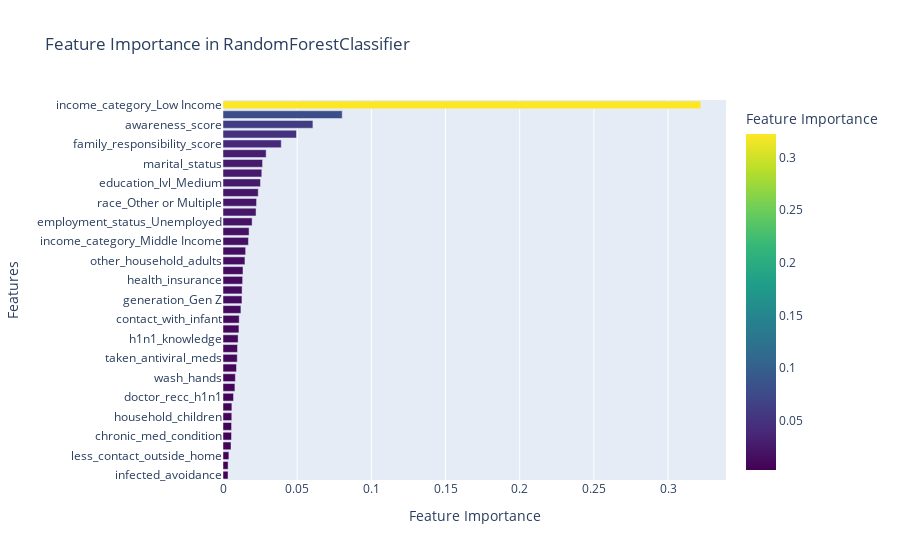

Notebook cell for this chart:
### Code cell
# Plot with Plotly
fig = px.bar(feature_importance_df, 
             x='Importance', 
             y='Feature', 
             orientation='h', 
             title="Feature Importance in RandomForestClassifier",
             labels={'Importance': 'Feature Importance', 'Feature': 'Features'},
             color='Importance', 
             color_continuous_scale='viridis')

fig.update_layout(yaxis={'categoryorder': 'total ascending'})  # Sort in descending order
fig.show()

### Figure 1 — Plotly figure (JSON) as saved in the notebook; plotly's stock layout.template omitted (floating-point values rounded to 4 significant figures)
{"data": [{"alignmentgroup": "True", "hovertemplate": "Feature Importance=%{marker.color}<br>Features=%{y}<extra></extra>", "legendgroup": "", "marker": {"color": [0.3221, 0.08037, 0.06061, 0.04954, 0.03927, 0.02908, 0.02667, 0.02615, 0.02526, 0.02376, 0.02262, 0.02228, 0.01963, 0.01758, 0.01716, 0.01527, 0.0148, 0.01349, 0.01323, 0.01287, 0.01277, 0.01208, 0.01092, 0.01075, 0.01019, 0.009783, 0.00961, 0.009092, 0.008332, 0.008025, 0.007084, 0.005987, 0.005913, 0.005775, 0.005733, 0.005409, 0.00396, 0.003445, 0.003398], "coloraxis": "coloraxis", "pattern": {"shape": ""}}, "name": "", "offsetgroup": "", "orientation": "h", "showlegend": false, "textposition": "auto", "type": "bar", "x": [0.3221, 0.08037, 0.06061, 0.04954, 0.03927, 0.02908, 0.02667, 0.02615, 0.02526, 0.02376, 0.02262, 0.02228, 0.01963, 0.01758, 0.01716, 0.01527, 0.0148, 0.01349, 0.01323, 0.01287, 0.01277, 0.01208, 0.01092, 0.01075, 0.01019, 0.009783, 0.00961, 0.009092, 0.008332, 0.008025, 0.007084, 0.005987, 0.005913, 0.005775, 0.005733, 0.005409, 0.00396, 0.003445, 0.003398], "xaxis": "x", "y": ["income_category_Low Income", "sex", "awareness_score", "medical_trust_score", "family_responsibility_score", "education_lvl_Low", "marital_status", "h1n1_concern_lvl", "education_lvl_Medium", "generation_Gen X", "race_Other or Multiple", "h1n1_vaccine_safety_concern", "employment_status_Unemployed", "employment_status_Not in Labor Force", "income_category_Middle Income", "h1n1_risk_perception", "other_household_adults", "Housing_situation", "health_insurance", "race_White", "generation_Gen Z", "generation_Silent Generation", "contact_with_infant", "less_large_gatherings", "h1n1_knowledge", "generation_Millenials", "taken_antiviral_meds", "vaccine_confidence", "wash_hands", "avoid_face_touching", "doctor_recc_h1n1", "h1n1_vaccine_effectiveness_op", "household_children", "health_worker", "chronic_med_condition", "race_Hispanic", "less_contact_outside_home", "bought_face_mask", "infected_avoidance"], "yaxis": "y"}], "layout": {"barmode": "relative", "coloraxis": {"colorbar": {"title": {"text": "Feature Importance"}}, "colorscale": [[0, "#440154"], [0.1111, "#482878"], [0.2222, "#3e4989"], [0.3333, "#31688e"], [0.4444, "#26828e"], [0.5556, "#1f9e89"], [0.6667, "#35b779"], [0.7778, "#6ece58"], [0.8889, "#b5de2b"], [1, "#fde725"]]}, "legend": {"tracegroupgap": 0}, "title": {"text": "Feature Importance in RandomForestClassifier"}, "xaxis": {"anchor": "y", "domain": [0, 1], "title": {"text": "Feature Importance"}}, "yaxis": {"anchor": "x", "categoryorder": "total ascending", "domain": [0, 1], "title": {"text": "Features"}}}}
